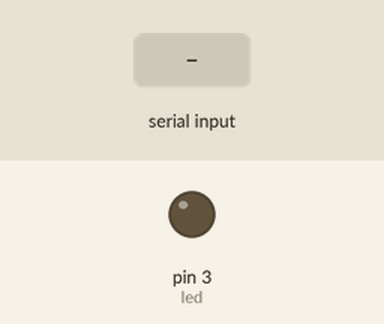
Simulated run of this sketch. Board: Arduino Uno, built with avr-gcc and run on an emulated ATmega328P. Shown: output pins drawn as LEDs (lit = HIGH). The test bench sets the inputs (shaded band).

Above: at 1.2 s.
1.3 s: "1" received over Serial
At 2.2 s:
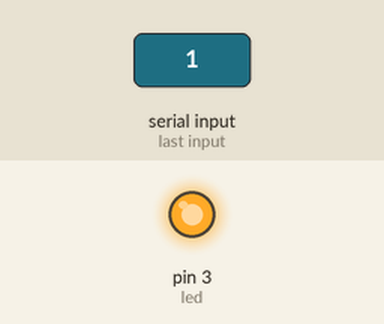
2.8 s: "0" received over Serial
At 3.4 s:
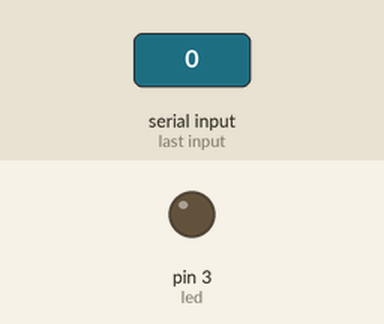
Timing chart, 0 to 5.8 s (numbered marks = the images above; inputs shaded):
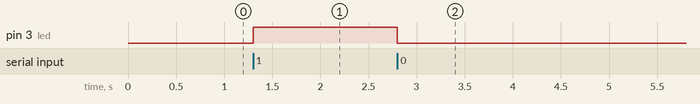

The sketch:

Aula-44.ino.ino
```cpp
#define led 3
int valor_lido;

void setup() {
  Serial.begin(9600);
  pinMode(led,OUTPUT);
}

void loop() {
  if(Serial.available()>0){
    valor_lido=Serial.read();
  }

  if(valor_lido=='1'){
    digitalWrite(led,HIGH);
  }else{
    digitalWrite(led,LOW);
  }

}
```

Measured:
- after the input at 1.3 s, pin 3 (led): LOW → HIGH at once
- after the input at 2.8 s, pin 3 (led): HIGH → LOW at once
